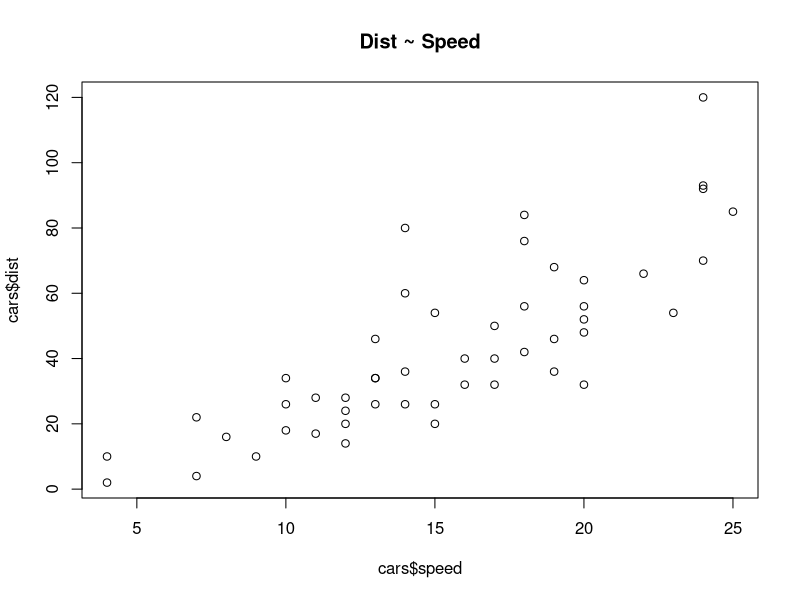

Here is the R script that generated this plot:
#http://r-statistics.co/Linear-Regression.html

# use cars data: 
#The data give the speed of cars and the distances taken to stop. Note that the data were recorded in the 1920s.
plot(x=cars$speed, y=cars$dist, main="Dist ~ Speed")  # scatterplot

# Create Training and Test data -
set.seed(100)  # setting seed to reproduce results of random sampling
trainingRowIndex <- sample(1:nrow(cars), 0.8*nrow(cars))  # row indices for training data
trainingData <- cars[trainingRowIndex, ]  # model training data
testData  <- cars[-trainingRowIndex, ]   # test data

# Build the model on training data -
lmMod <- lm(dist ~ speed, data=trainingData)  # build the model
lmMod
distPred <- predict(lmMod, testData)  # predict distance
#summary (lmMod)  # model summary


#Calculate prediction accuracy and error rates
actuals_preds <- data.frame(cbind(actuals=testData$dist, predicteds=distPred))  # make actuals_predicteds dataframe.
correlation_accuracy <- cor(actuals_preds)  # 82.7%
head(actuals_preds)
